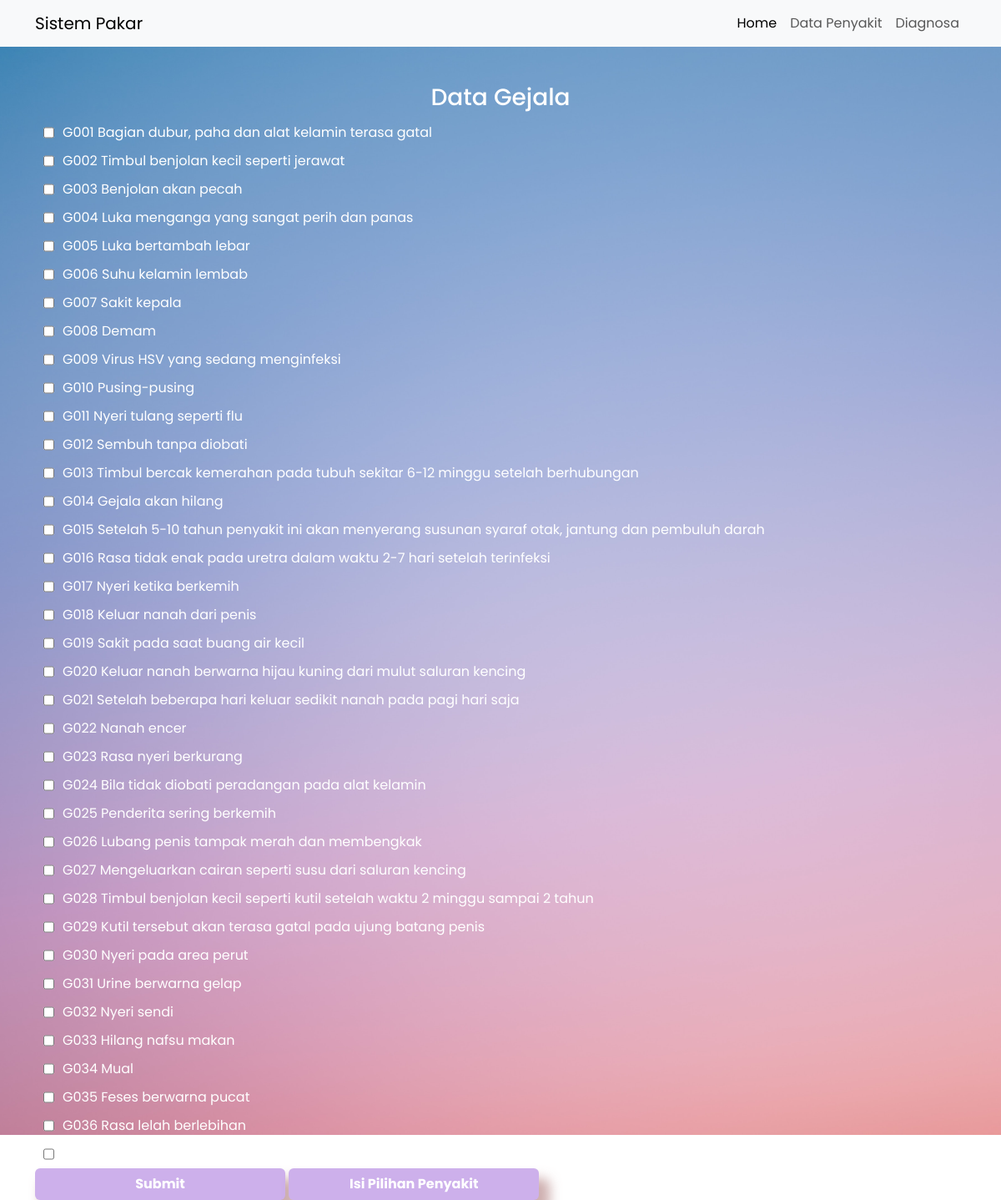
The app's page /Home/home.php?halaman=gejala with its own data.
### tables this page shows
CREATE TABLE `data_gejala` (
  `id_gejala` int(20) NOT NULL,
  `kode_gejala` varchar(100) NOT NULL,
  `gejala` varchar(100) NOT NULL,
  `probabilitas` double NOT NULL
);

### Home/bagian/pil_gejala.php (the view)
<section class="gejala align-items-center justify-content-center">
  <div class="container">
    <h3 class="text-center">Data Gejala</h3>
    <form action="">
    <?php
      $tampil = mysqli_query($koneksi, "SELECT * FROM data_gejala");
      while($hasil = mysqli_fetch_array($tampil)){
    ?>
      <label class="check">
        <input type="checkbox" name="kode_gejala[] " value="<?=$hasil['id_gejala'];  ?>">
        <?= $hasil['kode_gejala']?>
        <?= $hasil['gejala']?>
      </label>
    <?php } ?>
    </form>
    <button class="btn" type="submit">Submit</button>
    <a href="pil_penyakit.php" class="btn">Isi Pilihan Penyakit</a>
  </div>
</section>

### Home/home.php (shortened to what this page needs)
<!doctype html>
<html lang="en">
  <head>
    <link href="https://cdn.jsdelivr.net/npm/bootstrap@5.3.2/dist/css/bootstrap.min.css" rel="stylesheet">
    <link rel="stylesheet" href="home-style.css">
  </head>
  <body>
  <div class="fixed-top">
    <nav class="navbar navbar-expand-lg bg-body-tertiary">
      <div class="container">
        <a class="navbar-brand" href="#">Sistem Pakar</a>
        <div class="collapse navbar-collapse" id="navbarNav">
          <ul class="navbar-nav ms-auto">
            <li class="nav-item">
              <a class="nav-link active" aria-current="page" href="home.php?halaman=beranda">Home</a>
            </li>
            <li class="nav-item">
              <a class="nav-link" href="home.php?halaman=penyakit">Data Penyakit</a>
            </li>
            <li class="nav-item">
              <a class="nav-link" href="home.php?halaman=diagnosa">Diagnosa</a>
            </li>
          </ul>
        </div>
      </div>
    </nav>
  </div>
  <?php require 'bagian/link_rute.php'; ?>
  </body>
</html>

### Home/bagian/link_rute.php (shortened to what this page needs)
<?php
	if (isset($_GET['halaman'])) {
		if ($_GET['halaman'] == 'beranda') {
			require 'bagian/hal_utama.php';
		}
		else if ($_GET['halaman'] == 'gejala') {
			require 'bagian/pil_gejala.php';
		}
	}
	else {
		require 'bagian/hal_utama.php';
	}
?>

### Home/home-style.css (style rules this page uses)
body { font-family: 'Poppins'; }
.btn { width: 300px; background-color: #CDB0EB; font-weight: 700; color: #fff; box-shadow: 10px 15px 14px 3px rgba(191,151,151,0.77); -webkit-box-shadow: 10px 15px 14px 3px rgba(191,151,151,0.77); -moz-box-shadow: 10px 15px 14px 3px rgba(191,151,151,0.77); margin: auto; cursor: pointer; -webkit-transition-duration: 0.5s; transition: 0.5s; }
.gejala { font-family: 'Poppins'; background-image: url('bg.jpg'); padding: 100px 0; background-position: center; background-repeat: no-repeat; background-size:cover ; width: 100%; color: #fff; height: 170vh; }
.check { display: flex; padding: 5px 0; }
.check input { margin: 0 10px; }

### records on screen
data_gejala: kode_gejala "G001", gejala "Bagian dubur, paha dan alat kelamin terasa gatal"
data_gejala: kode_gejala "G002", gejala "Timbul benjolan kecil seperti jerawat"
data_gejala: kode_gejala "G003", gejala "Benjolan akan pecah"
data_gejala: kode_gejala "G004", gejala "Luka menganga yang sangat perih dan panas"
data_gejala: kode_gejala "G005", gejala "Luka bertambah lebar"
data_gejala: kode_gejala "G006", gejala "Suhu kelamin lembab"
data_gejala: kode_gejala "G007", gejala "Sakit kepala"
data_gejala: kode_gejala "G008", gejala "Demam"
data_gejala: kode_gejala "G009", gejala "Virus HSV yang sedang menginfeksi"
data_gejala: kode_gejala "G010", gejala "Pusing-pusing"
data_gejala: kode_gejala "G011", gejala "Nyeri tulang seperti flu"
data_gejala: kode_gejala "G012", gejala "Sembuh tanpa diobati"
data_gejala: kode_gejala "G013", gejala "Timbul bercak kemerahan pada tubuh sekitar 6-12 minggu setelah berhubungan"
data_gejala: kode_gejala "G014", gejala "Gejala akan hilang"
data_gejala: kode_gejala "G015", gejala "Setelah 5-10 tahun penyakit ini akan menyerang susunan syaraf otak, jantung dan pembuluh darah"
data_gejala: kode_gejala "G016", gejala "Rasa tidak enak pada uretra dalam waktu 2-7 hari setelah terinfeksi"
data_gejala: kode_gejala "G017", gejala "Nyeri ketika berkemih"
data_gejala: kode_gejala "G018", gejala "Keluar nanah dari penis"
data_gejala: kode_gejala "G019", gejala "Sakit pada saat buang air kecil"
data_gejala: kode_gejala "G020", gejala "Keluar nanah berwarna hijau kuning dari mulut saluran kencing"
data_gejala: kode_gejala "G021", gejala "Setelah beberapa hari keluar sedikit nanah pada pagi hari saja"
data_gejala: kode_gejala "G022", gejala "Nanah encer"
data_gejala: kode_gejala "G023", gejala "Rasa nyeri berkurang"
data_gejala: kode_gejala "G024", gejala "Bila tidak diobati peradangan pada alat kelamin"
data_gejala: kode_gejala "G025", gejala "Penderita sering berkemih"
data_gejala: kode_gejala "G026", gejala "Lubang penis tampak merah dan membengkak"
data_gejala: kode_gejala "G027", gejala "Mengeluarkan cairan seperti susu dari saluran kencing"
data_gejala: kode_gejala "G028", gejala "Timbul benjolan kecil seperti kutil setelah waktu 2 minggu sampai 2 tahun"
data_gejala: kode_gejala "G029", gejala "Kutil tersebut akan terasa gatal pada ujung batang penis"
data_gejala: kode_gejala "G030", gejala "Nyeri pada area perut"
data_gejala: kode_gejala "G031", gejala "Urine berwarna gelap"
data_gejala: kode_gejala "G032", gejala "Nyeri sendi"
data_gejala: kode_gejala "G033", gejala "Hilang nafsu makan"
data_gejala: kode_gejala "G034", gejala "Mual"
data_gejala: kode_gejala "G035", gejala "Feses berwarna pucat"
data_gejala: kode_gejala "G036", gejala "Rasa lelah berlebihan"
